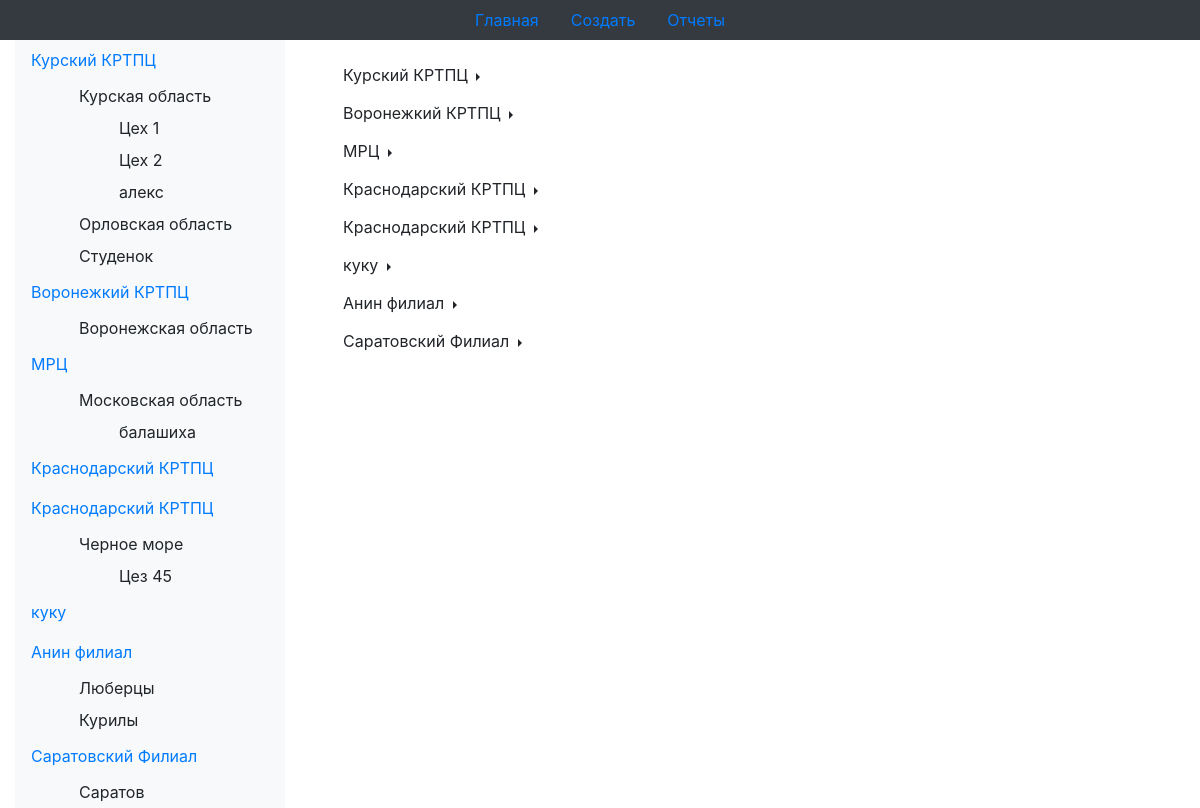
The page / on the database its author committed.
### base/models.py (models this page shows, shortened)
class Filial(models.Model):
    name = models.CharField('Название филиала',max_length=50)
    external_id = models.IntegerField('Внешний ID')

class Region(models.Model):
    name = models.CharField('Название региона',max_length=50)
    filial = models.ForeignKey(Filial, verbose_name='name', on_delete=models.CASCADE, null=False, default=None)

class Cekh(models.Model):
    name = models.CharField('Название Цеха',max_length=50)
    region = models.ForeignKey(Region, verbose_name='name', on_delete=models.CASCADE, null=False, default=None)

### base/views.py (the view)
# urls.py: path('', views.index, name='home'),
def index(request):
    filials = Filial.objects.all().values()
    regions = Region.objects.all().values()
    cekhs = Cekh.objects.all().values()
    return render(request,'base/index.html', {'regions': regions,'filials': filials, 'cekhs': cekhs})

### base/templates/base/index.html (shortened to what this page needs)
{% extends 'base/layout.html' %}
{% block content %}
<div class="container">
{% for val in filials %}
                     <div class="dropright">
                    <button class="btn btn-default dropdown-toggle" type="button" data-toggle="dropdown">{{ val.name }}
                    </button>
                  </div>
{% endfor %}
</div>
{% endblock content %}

### base/templates/base/layout.html (shortened to what this page needs)
{% load bootstrap4 %}
{% bootstrap_css %}
<!DOCTYPE html>
<html lang="en">
<head>
</head>
<body>
        <ul class="nav justify-content-center navbar-light bg-dark">
          <li class="nav-item">
            <a class="nav-link active" href="/">Главная</a>
          </li>
            <li class="nav-item">
                  <a class="nav-link active" href="#"  data-toggle="dropdown">Создать</a>
                </li>
            <li class="nav-item">
            <a class="nav-link active" href="/">Отчеты</a>
          </li>
        </ul>
<div class="container-fluid" >
    <div class="row ">
    <div class="col-3 ">
        <ul class="nav flex-column bg-light">
{% for val in filials %}
        <a class="nav-link active" href="filial/{{ val.id }}">{{ val.name }}</a>
          <ul class="dropdown-menu-right">
              {% for v in regions %}
                {% if val.id == v.filial_id%}
                  <a class="dropdown-item" href="region/{{ v.id }}">{{v.name}}</a>
             <ul class="dropdown-menu-right">
              {% for v2 in cekhs %}
                {% if v.id == v2.region_id%}
                  <a class="dropdown-item" href="region/{{ v2.id }}">{{v2.name}}</a>
              {% endif %}
            {% endfor %}
          </ul>
{% endif %}
{% endfor %}
</ul>
{% endfor %}
</ul>
</div>
        <div class="col-5" > <p class="text-center align-middle"> </p>
        {% block content %}{% endblock %}
         </div>
</div>
</div>
</body>
</html>

### rows shown on the page
Filial: name "Курский КРТПЦ"
Region: name "Курская область"
Cekh: name "Цех 1"
Cekh: name "Цех 2"
Cekh: name "алекс"
Region: name "Орловская область"
Region: name "Студенок"
Filial: name "Воронежкий КРТПЦ"
Region: name "Воронежская область"
Filial: name "МРЦ"
Region: name "Московская область"
Cekh: name "балашиха"
Filial: name "Краснодарский КРТПЦ"
Filial: name "Краснодарский КРТПЦ"
Region: name "Черное море"
Cekh: name "Цез 45"
Filial: name "куку"
Filial: name "Анин филиал"
Region: name "Люберцы"
Region: name "Курилы"
Filial: name "Саратовский Филиал"
Region: name "Саратов"
